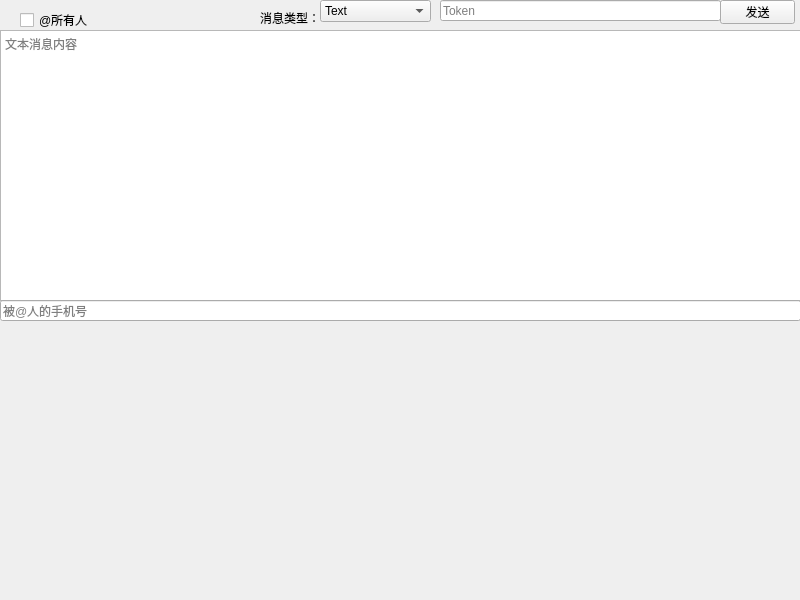
<?xml version="1.0" encoding="UTF-8"?>
<ui version="4.0">
 <class>MainWindow</class>
 <widget class="QMainWindow" name="MainWindow">
  <property name="geometry">
   <rect>
    <x>0</x>
    <y>0</y>
    <width>800</width>
    <height>600</height>
   </rect>
  </property>
  <property name="sizePolicy">
   <sizepolicy hsizetype="Fixed" vsizetype="Fixed">
    <horstretch>0</horstretch>
    <verstretch>0</verstretch>
   </sizepolicy>
  </property>
  <property name="windowTitle">
   <string>MainWindow</string>
  </property>
  <widget class="QWidget" name="centralwidget">
   <widget class="QComboBox" name="msgtype">
    <property name="geometry">
     <rect>
      <x>320</x>
      <y>0</y>
      <width>111</width>
      <height>22</height>
     </rect>
    </property>
    <item>
     <property name="text">
      <string>Text</string>
     </property>
    </item>
    <item>
     <property name="text">
      <string>Link</string>
     </property>
    </item>
    <item>
     <property name="text">
      <string>Markdown</string>
     </property>
    </item>
    <item>
     <property name="text">
      <string>整体跳转ActionCard</string>
     </property>
    </item>
    <item>
     <property name="text">
      <string>独立跳转ActionCard</string>
     </property>
    </item>
    <item>
     <property name="text">
      <string>FeedCard</string>
     </property>
    </item>
   </widget>
   <widget class="QLabel" name="label">
    <property name="geometry">
     <rect>
      <x>260</x>
      <y>10</y>
      <width>61</width>
      <height>16</height>
     </rect>
    </property>
    <property name="text">
     <string>消息类型：</string>
    </property>
   </widget>
   <widget class="QTextEdit" name="content">
    <property name="geometry">
     <rect>
      <x>0</x>
      <y>30</y>
      <width>801</width>
      <height>271</height>
     </rect>
    </property>
    <property name="placeholderText">
     <string>文本消息内容</string>
    </property>
   </widget>
   <widget class="QCheckBox" name="isAtAll">
    <property name="geometry">
     <rect>
      <x>20</x>
      <y>10</y>
      <width>80</width>
      <height>20</height>
     </rect>
    </property>
    <property name="text">
     <string>@所有人</string>
    </property>
   </widget>
   <widget class="QLineEdit" name="atMobiles">
    <property name="geometry">
     <rect>
      <x>0</x>
      <y>300</y>
      <width>801</width>
      <height>21</height>
     </rect>
    </property>
    <property name="text">
     <string/>
    </property>
    <property name="placeholderText">
     <string>被@人的手机号</string>
    </property>
   </widget>
   <widget class="QPushButton" name="sendMsg">
    <property name="geometry">
     <rect>
      <x>720</x>
      <y>0</y>
      <width>75</width>
      <height>24</height>
     </rect>
    </property>
    <property name="text">
     <string>发送</string>
    </property>
   </widget>
   <widget class="QLineEdit" name="robotToken">
    <property name="geometry">
     <rect>
      <x>440</x>
      <y>0</y>
      <width>281</width>
      <height>21</height>
     </rect>
    </property>
    <property name="placeholderText">
     <string>Token</string>
    </property>
   </widget>
  </widget>
  <widget class="QMenuBar" name="menubar">
   <property name="geometry">
    <rect>
     <x>0</x>
     <y>0</y>
     <width>800</width>
     <height>22</height>
    </rect>
   </property>
  </widget>
 </widget>
 <resources/>
 <connections/>
</ui>
